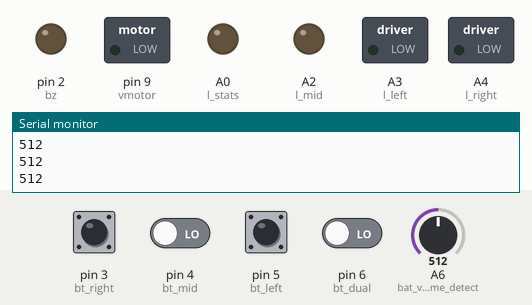
Simulated run of this sketch. Board: Arduino Nano, built with avr-gcc and run on an emulated ATmega328P. On the bench: switched loads named in the sketch (green lamp = pin HIGH), output pins drawn as LEDs (lit = HIGH), the last lines printed to the serial monitor. Dashed ring = blinking. Inputs (shaded band) come from the test bench; at power-on: pin 3 (bt_right), pin 4 (bt_mid), pin 5 (bt_left), pin 6 (bt_dual) LOW, A6 (bat_volume_detect) = 512. No radio packets arrive unless stated.

Above: at 8.4 s.
8.5 s: pin 3 (bt_right) pulled HIGH for 0.15 s
At 9.8 s:
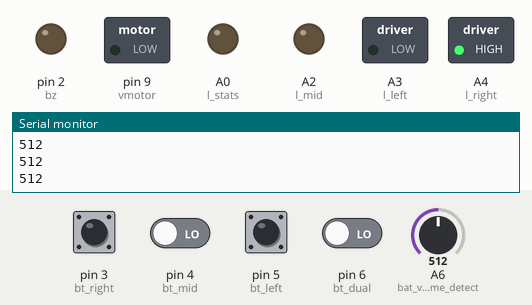
10.4 s: pin 4 (bt_mid) driven HIGH
At 11.05 s:
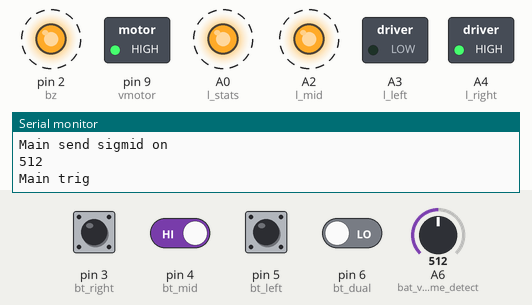
13.4 s: pin 4 (bt_mid) driven LOW
At 13.59 s:
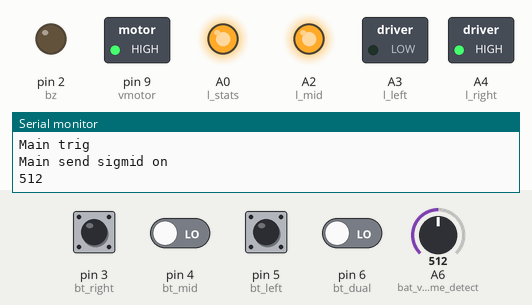
14.9 s: pin 5 (bt_left) pulled HIGH for 1 s
At 15.15 s:
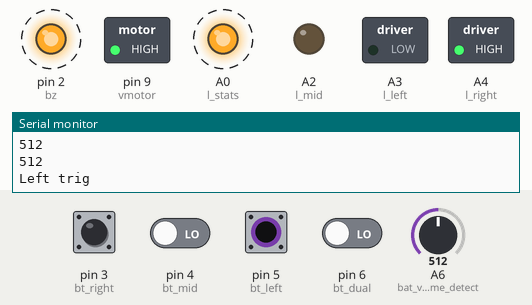
17.9 s: pin 6 (bt_dual) driven HIGH
At 19.37 s:
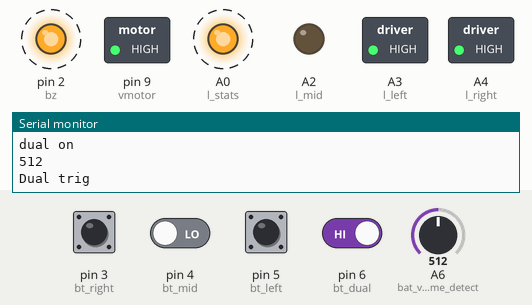
20.9 s: pin 4 (bt_mid) driven HIGH
At 21.81 s:
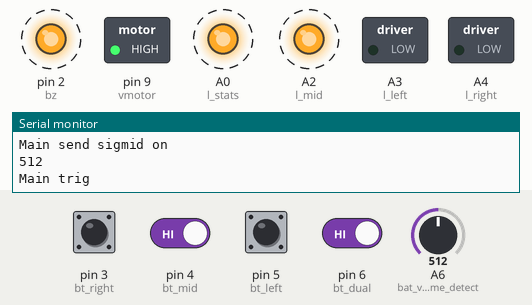
Timing chart, 0 to 24.9 s (numbered marks = the images above; inputs shaded):
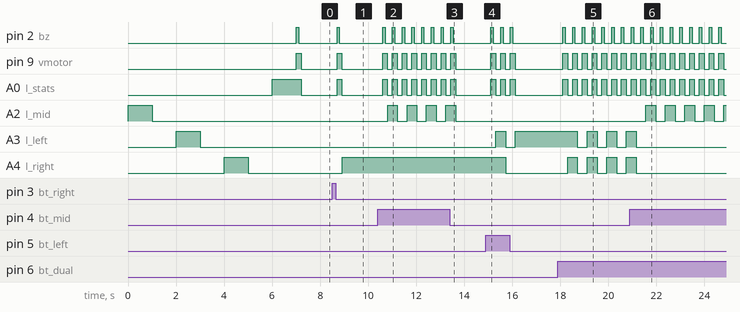

The sketch:

main_control.ino
```cpp
#define bzsw true                 //是否啟用蜂鳴器及震動
#define enable_serial_debug true  //是否啟序列除錯


#define CE 7        //2.4G 無線模組的 CE 腳位
#define CSN 8       //2.4G 無線模組的 CSN 腳位
#define l_mid A2  //大燈指示led燈腳位
#define l_left A3 //左轉方向燈指示led燈腳位
#define l_right A4 //右轉方向燈指示led燈腳位
#define l_stats A0  //狀態指示led燈腳位
#define bt_mid 4    //大燈(中間)按鈕腳位
#define bt_left 5   //左轉方向燈按鈕腳位
#define bt_right 3  //右轉方向燈按鈕腳位
#define bt_dual 6   //警示燈按鈕腳位
#define vmotor 9    //震動馬達繼電器腳位
#define bz 2        //蜂鳴器繼電器腳位
#define bat_volume_detect A6 //偵測電量的腳位


#include <SPI.h>
#include "RF24.h"  //RF24.h by nRF24 "https://github.com/nRF24/RF24"


bool b_mid = false;      //大燈按鈕是否觸發的布林函數
bool b_left = false;     //左轉燈按鈕是否觸發的布林函數
bool b_right = false;    //右轉燈按鈕是否觸發的布林函數
bool b_dual = false;     //警示燈是否觸發的布林函數
bool b_flash = false;    //決定左右轉方向燈動作的布林函數
bool b_mstats = false;   //是否正在使用大燈燈的布林函數
bool b_lstats = false;   //是否正在使用左轉燈的布林函數
bool b_rstats = false;   //是否正在使用右轉燈的布林函數
bool b_dfstats = false;  //是否正在使用警示燈的布林函數

int bat; //電量


//2.4G 無限模組
RF24 rf24(CE, CSN);           //定義2.4G無線模組的腳位
const byte addr[] = "1Node";  //定義2.4G無限模組的位置


/*
定義接收訊號
a --> 大燈開啟
b --> 大燈關閉
c --> 左轉燈開啟
d --> 右轉燈開啟
e --> 方向燈及警示燈關閉
f --> 警示燈開啟
*/
char on[32] = "a";
char off[32] = "b";
char lon[32] = "c";
char ron[32] = "d";
char foff[32] = "e";
char dual[32] = "f";


void setup() {
  //啟用序列監控
  Serial.begin(9600);

  rf24.begin();                  //初始化2.4G無線模組
  rf24.setChannel(83);           //設定頻道編號
  rf24.openWritingPipe(addr);    //設定通道位址
  rf24.setPALevel(RF24_PA_MIN);  //設定功率
  rf24.setDataRate(RF24_1MBPS);  //設定傳輸速率
  rf24.stopListening();          //停止偵聽-->設定成發射模式

  //設定腳位狀態
  pinMode(bt_mid, INPUT);
  pinMode(bt_left, INPUT);
  pinMode(bt_right, INPUT);
  pinMode(bt_dual, INPUT);
  pinMode(l_mid, OUTPUT);
  pinMode(l_left, OUTPUT);
  pinMode(l_right, OUTPUT);
  pinMode(l_stats, OUTPUT);
  pinMode(bz, OUTPUT);
  pinMode(vmotor, OUTPUT);
  pinMode(bat_volume_detect, INPUT);

  //讓所有燈都亮過一遍檢查錯誤
  Serial.println("Testing lights...");
  digitalWrite(l_mid, HIGH);
  delay(1000);
  digitalWrite(l_mid, LOW);
  delay(1000);
  digitalWrite(l_left, HIGH);
  delay(1000);
  digitalWrite(l_left, LOW);
  delay(1000);
  digitalWrite(l_right, HIGH);
  delay(1000);
  digitalWrite(l_right, LOW);
  delay(1000);
  digitalWrite(l_stats, HIGH);
  delay(1000);
  digitalWrite(l_stats, LOW);


  beep();
  Serial.println("Radio initialized! Sending!");
  Serial.println("CH83, 1MBPS, addr = 1Node");
  Serial.println("Starting loop!");
}

void loop() {
  //**********************
  //****PART0 電量讀取*****
  //**********************

  bat = analogRead(bat_volume_detect);
  Serial.println(bat);


  //**********************
  //****PART1 偵測按鈕*****
  //**********************
  if (digitalRead(bt_mid) == true) { //判斷開關大燈的按鈕是否按下
    delay(200);
    if (digitalRead(bt_mid) == true)
      Serial.println("Main trig");
    b_mid = true;
    beep();

  } else if (digitalRead(bt_left) == true) { //判斷開關左轉方向燈的按鈕是否按下
    delay(200);
    if (digitalRead(bt_left) == true)
      Serial.println("Left trig");
    b_left = true;
    beep();

  } else if (digitalRead(bt_right) == true) { //判斷開關右轉方向燈的按鈕是否按下
    delay(200);
    if (digitalRead(bt_right) == true)
      Serial.println("Right trig");
    b_right = true;
    beep();

  } else if (digitalRead(bt_dual) == true) { //判斷開關警示燈的按鈕是否按下
    delay(200);
    Serial.println("Dual trig");
    b_dual = true;
    beep();

  }


  //**********************
  //****PART2 發送訊號*****
  //**********************
  if (b_mid == true) { //傳送開關大燈訊息
    b_mid = false;
    Serial.print("Main send sig");
    b_mstats = !b_mstats;

    if (b_mstats) {
      Serial.println("mid on");
      rf24.write(&on, sizeof(on));
      rf24.write(&on, sizeof(on));
      rf24.write(&on, sizeof(on));
      digitalWrite(l_mid, HIGH);
    } else {
      Serial.println("mid off");
      rf24.write(&off, sizeof(off));
      rf24.write(&off, sizeof(off));
      rf24.write(&off, sizeof(off));
      digitalWrite(l_mid, LOW);
    }

  } else if (b_left == true) { //傳送開關左轉方向燈訊息
    Serial.println("l_triggered");
    b_left = false;
    b_dfstats = false;

    if (b_rstats) {
      b_rstats = false;
      b_lstats = true;
      b_flash = true;
    } else if (b_lstats) {
      b_lstats = false;
      b_flash = false;
    } else {
      b_lstats = true;
      b_flash = true;
    }

    if (b_flash) {
      Serial.println("lon");
      rf24.write(&foff, sizeof(foff));
      rf24.write(&foff, sizeof(foff));
      rf24.write(&foff, sizeof(foff));
      rf24.write(&lon, sizeof(lon));
      rf24.write(&lon, sizeof(lon));
      rf24.write(&lon, sizeof(lon));
      digitalWrite(l_left, HIGH);
    } else {
      Serial.println("flash off");
      rf24.write(&foff, sizeof(foff));
      rf24.write(&foff, sizeof(foff));
      rf24.write(&foff, sizeof(foff));
      digitalWrite(l_left, LOW);
      digitalWrite(l_right, LOW);
    }

  } else if (b_right == true) { //傳送開關右轉方向燈訊息
    Serial.println("r_triggered");

    b_right = false;
    b_dfstats = false;

    if (b_lstats) {
      b_lstats = false;
      b_rstats = true;
      b_flash = true;
    } else if (b_rstats) {
      b_rstats = false;
      b_flash = false;
    } else {
      b_rstats = true;
      b_flash = true;
    }


    if (b_flash) {
      Serial.println("ron");
      rf24.write(&foff, sizeof(foff));
      rf24.write(&foff, sizeof(foff));
      rf24.write(&foff, sizeof(foff));
      rf24.write(&ron, sizeof(ron));
      rf24.write(&ron, sizeof(ron));
      rf24.write(&ron, sizeof(ron));
      digitalWrite(l_right, HIGH);
    } else {
      Serial.println("flash off");
      rf24.write(&foff, sizeof(foff));
      rf24.write(&foff, sizeof(foff));
      rf24.write(&foff, sizeof(foff));
      digitalWrite(l_left, LOW);
      digitalWrite(l_right, LOW);
    }

  } else if (b_dual) { //傳送開關警示燈訊息
    Serial.println("d_triggered");
    b_dual = false;
    b_lstats = false;
    b_rstats = false;
    if (b_dfstats) {
      Serial.println("flash off");
      rf24.write(&foff, sizeof(foff));
      rf24.write(&foff, sizeof(foff));
      rf24.write(&foff, sizeof(foff));
      digitalWrite(l_left, LOW);
      digitalWrite(l_right, LOW);
    } else {
      Serial.println("dual on");
      rf24.write(&foff, sizeof(foff));
      rf24.write(&foff, sizeof(foff));
      rf24.write(&foff, sizeof(foff));
      rf24.write(&dual, sizeof(dual));
      rf24.write(&dual, sizeof(dual));
      rf24.write(&dual, sizeof(dual));
      digitalWrite(l_left, HIGH);
      digitalWrite(l_right, HIGH);
    }
    b_dfstats = !b_dfstats;

  }
}


void beep() { //用蜂鳴器及震動馬達及狀態燈告知使用者
  digitalWrite(l_stats, HIGH);
  if (bzsw == true)
    digitalWrite(bz, HIGH);
  digitalWrite(vmotor, HIGH);
  delay(100);
  digitalWrite(bz, LOW);
  delay(100);
  digitalWrite(vmotor, LOW);
  digitalWrite(l_stats, LOW);
}
```

Measured:
- after the input at 8.5 s, pin 2 (bz): LOW → HIGH after 0.20 s, → LOW 0.10 s later; pin 9 (vmotor), A0 (l_stats): LOW → HIGH after 0.20 s, → LOW 0.20 s later; A4 (l_right): LOW → HIGH after 0.41 s
- after the input at 10.4 s, pin 2 (bz): alternates HIGH for 0.10 s and LOW for 0.31 s, starting after 0.20 s; pin 9 (vmotor), A0 (l_stats): alternates HIGH for 0.20 s and LOW for 0.21 s, starting after 0.20 s; A2 (l_mid): alternates HIGH for 0.41 s and LOW for 0.41 s, starting after 0.41 s
- after the input at 13.4 s, pin 2 (bz): goes on until 13.5 s, then stays LOW; pin 9 (vmotor), A0 (l_stats), A2 (l_mid): goes on until 13.6 s, then stays LOW
- after the input at 14.9 s, pin 2 (bz): alternates HIGH for 0.10 s and LOW for 0.31 s, 6 changes in all, then stays LOW, starting after 0.21 s; pin 9 (vmotor): alternates HIGH for 0.20 s and LOW for 0.21 s, 6 changes in all, then stays LOW, starting after 0.21 s
- after the input at 17.9 s, pin 2 (bz): alternates HIGH for 0.10 s and LOW for 0.31 s, starting after 0.20 s; pin 9 (vmotor): alternates HIGH for 0.20 s and LOW for 0.21 s, starting after 0.20 s
- after the input at 20.9 s, A2 (l_mid): alternates HIGH for 0.41 s and LOW for 0.41 s, starting after 0.67 s; A3 (l_left), A4 (l_right): goes on until 21.2 s, then stays LOW
